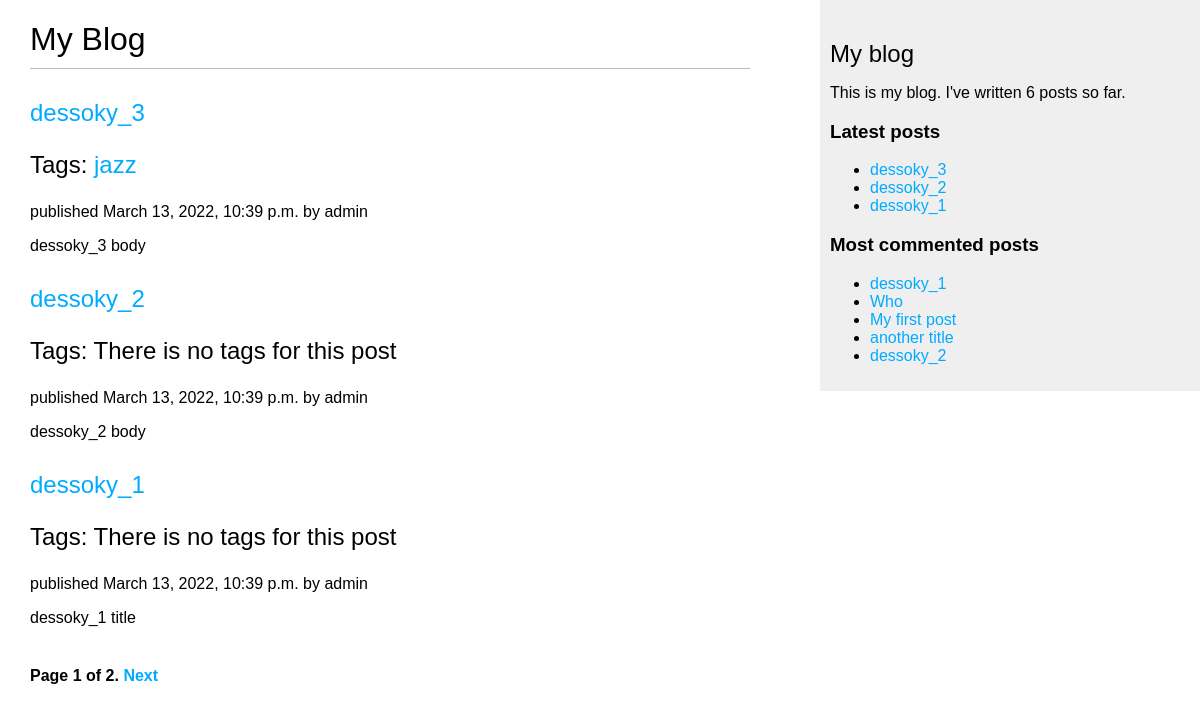
/blog/, run on an earlier commit of the app's database.
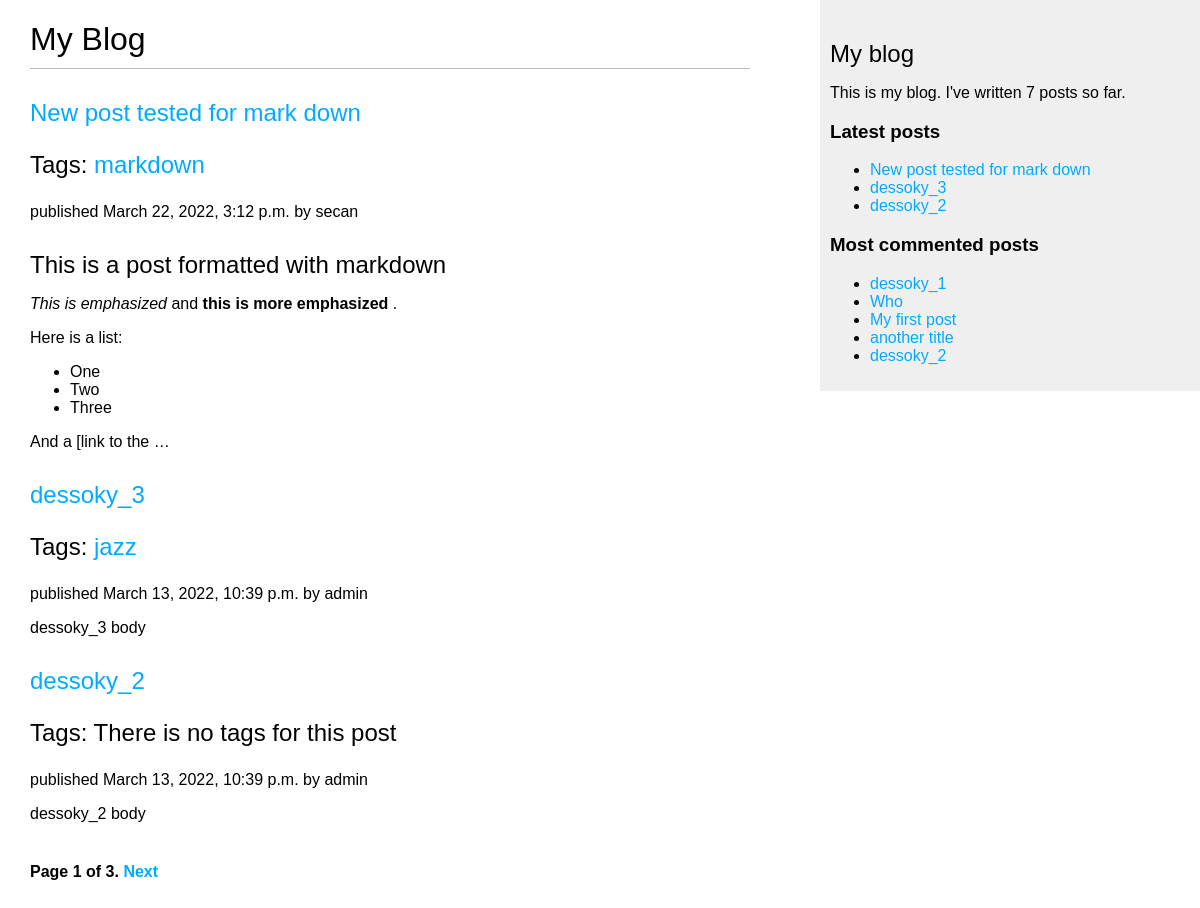
And on a later commit of the database.
### blog/models.py (models this page shows, shortened)
class Post(models.Model):
    STATUS_CHOICES = (
        ('draft', 'Draft'),
        ('published', 'Published'),
    )
    title = models.CharField(max_length=250)
    slug = models.SlugField(max_length=250, unique_for_date='publish')
    author = models.ForeignKey(
        User, on_delete=models.CASCADE, related_name='blog_posts')
    body = models.TextField()
    publish = models.DateTimeField(default=timezone.now)
    created = models.DateTimeField(auto_now_add=True)
    updated = models.DateTimeField(auto_now=True)
    status = models.CharField(
        max_length=10, choices=STATUS_CHOICES, default='draft')
    class Meta:
        ordering = ('-publish',)
    objects = models.Manager()  # the default query manager.
    published = PublishedManager()  # our custom manager.
    tags = TaggableManager()  # this is the tags manager for Posts.
    def get_absolute_url(self):
        return reverse('blog:post_detail',
                       args=[
                           self.publish.year,
                           self.publish.month,
                           self.publish.day,
                           self.slug
                       ])

### blog/views.py (the view)
# urls.py: path('', views.post_list, name='post_list'),
def post_list(request, tag_slug=None):
    object_list = Post.published.all()
    tag = None
    if tag_slug:
        tag = get_object_or_404(Tag, slug=tag_slug)
        object_list = object_list.filter(tags__in=[tag])
    paginator = Paginator(object_list, 3)  # 3 posts in each page
    page = request.GET.get('page')
    try:
        posts = paginator.page(page)
    except PageNotAnInteger:
        posts = paginator.page(1)
    except EmptyPage:
        posts = paginator.page(paginator.num_pages)
    return render(request,
                  'blog/post/list.html',
                  {'page': page,
                   'posts': posts,
                   'tag': tag})

### blog/models.py (called while the page is built)
    def get_queryset(self):
        return super(PublishedManager,
                     self).get_queryset()\
            .filter(status='published')

### blog/templatetags/blog_tags.py (called while the page is built)
@register.simple_tag(name="my_tag")
def total_posts():
    return Post.published.count()

@register.inclusion_tag('blog/post/latest_posts.html')
def show_latest_posts(count=5):
    latest_posts = Post.published.order_by('-publish')[:count]
    return{'latest_posts': latest_posts}

@register.simple_tag
def get_most_commented_posts(count=5):
    return Post.published.annotate(total_comments=Count('comments')).order_by('-total_comments')[:count]

@register.filter(name='markdown')
def markdown_format(text):
    return mark_safe(markdown.markdown((text)))

### blog/templates/blog/post/list.html (shortened to what this page needs)
{% extends 'blog/base.html' %}
{% load blog_tags %}
{%block content %}
<h1>My Blog</h1>
{% for post in posts %}
<h2>
  <a href="{{ post.get_absolute_url }}"> {{ post.title }} </a>
  <p class="tags">
    Tags:
      {% for tag in post.tags.all %}
        <a href="{% url 'blog:post_list_by_tag' tag.slug %}">
          {{ tag.name }}
        </a>
        {% empty %}
        There is no tags for this post
      {% endfor %}
  </p>
</h2>
<p class="data">published {{ post.publish }} by {{ post.author }}</p>
{{ post.body|markdown|truncatewords:30 }}
{% endfor %}
{% include "pagination.html" with page=posts %}
{% endblock content %}

### blog/templates/blog/base.html (shortened to what this page needs)
{% load blog_tags %}
{% load static %}
<!DOCTYPE html>
<html>
  <head>
    <link href="{% static 'css/blog.css' %}" rel="stylesheet" />
  </head>
  <body>
    <div id="content">{% block content %} {% endblock content %}</div>
    <div id="sidebar">
      <h2>My blog</h2>
      <p>This is my blog. I've written {% my_tag %} posts so far.</p>
      <h3>Latest posts</h3>
      {% show_latest_posts 3 %}
      <h3>Most commented posts</h3>
      {% get_most_commented_posts as most_commented_posts %}
      <ul>
        {% for post in most_commented_posts %}
          <li>
            <a href="{{ post.get_absolute_url }}">{{ post.title }}</a>
          </li>
        {% endfor %}
      </ul>
    </div>
  </body>
</html>

### blog/templates/pagination.html (shortened to what this page needs)
<div class = "pagination">
    <span class = "step-links">
        <span class="current">
            Page {{ page.number }} of {{ page.paginator.num_pages }}.
        </span>
        {% if page.has_next %}
            <a href="?page={{ page.next_page_number }}">Next</a>
        {% endif %}
    </span>
</div>

### blog/templates/blog/post/latest_posts.html
<ul>
  {% for post in latest_posts %}
  <li>
    <a href="{{ post.get_absolute_url }}"> {{ post.title }}</a>
  </li>
  {% endfor %}
</ul>

### blog/static/css/blog.css (style rules this page uses)
body { margin: 0; padding: 0; font-family: helvetica, sans-serif; }
a { color: #00abff; text-decoration: none; }
h1 { font-weight: normal; border-bottom: 1px solid #bbb; padding: 0 0 10px 0; }
h2 { font-weight: normal; margin: 30px 0 0; }
#content { float: left; width: 60%; padding: 0 0 0 30px; }
#sidebar { float: right; width: 30%; padding: 10px; background: #efefef; height: 100%; }
.pagination { margin: 40px 0; font-weight: bold; }

What changed in the data, as far as the page shows it:
no longer on one of the page's lists (row unchanged): Post: title "dessoky_1", publish "March 13, 2022, 10:39 p.m.", author "admin", body "dessoky_1 title"
added Post: title "New post tested for mark down", publish "March 22, 2022, 3:12 p.m.", author "secan", body "This is a post formatted with markdown This is emphasized and this is more emphasized . Here is a list: One Two Three And a [link to the …"
added Tag: name "markdown", shown under "New post tested for mark down"
Also different on the page:
{{ page.paginator.num_pages }}: "2" → "3"
text no longer shown: "6"
text now shown: "7"
